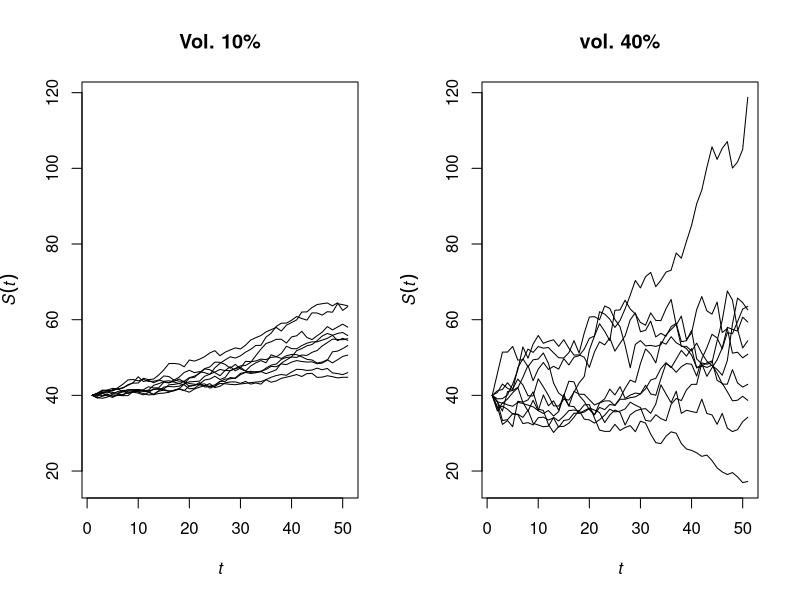

Write R code to recreate this figure.
# Simulation
simGBM <- function(S0, mu, sigma, T, numSteps, numRepl){
  dt <- T/numSteps
  muT <- (mu-sigma^2/2)*dt
  sigmaT <- sqrt(dt)*sigma
  pathMatrix <- matrix(nrow = numRepl,ncol = numSteps+1)
  pathMatrix[,1] <- S0
  for (i in 1:numRepl){
    for (j in 2:(numSteps+1)){
      pathMatrix[i,j] <- 
        pathMatrix[i,j-1]*exp(rnorm(1,muT,sigmaT))
    }
  }
  return(pathMatrix)
}

#Plot for Diffs
set.seed(12345)
S0 <- 40
mu <- 0.25
sigma1 <- 0.1
sigma2 <- 0.4
T <- 1
numSteps <- 50
numRepl <- 10
Paths1 <- simGBM(S0,mu,sigma1,T,numSteps, numRepl)
Paths2 <- simGBM(S0, mu, sigma2, T, numSteps, numRepl)
maxval <- max(Paths1, Paths2)
minval <- min(Paths1, Paths2)
labx <- bquote(italic(t))
laby <- bquote(italic(S(t)))
par(mfrow = c(1,2))
plot(Paths1[1,], type='l', ylab=laby, xlab=labx,
     main='Vol. 10%', ylim = c(minval, maxval))
for (k in 2:10) lines(Paths1[k,])
plot(Paths2[1,], type='l', ylab=laby, xlab=labx,
     main="vol. 40%", ylim=c(minval,maxval))
for (k in 2:10) lines(Paths2[k,])
par(mfrow = c(1,1))